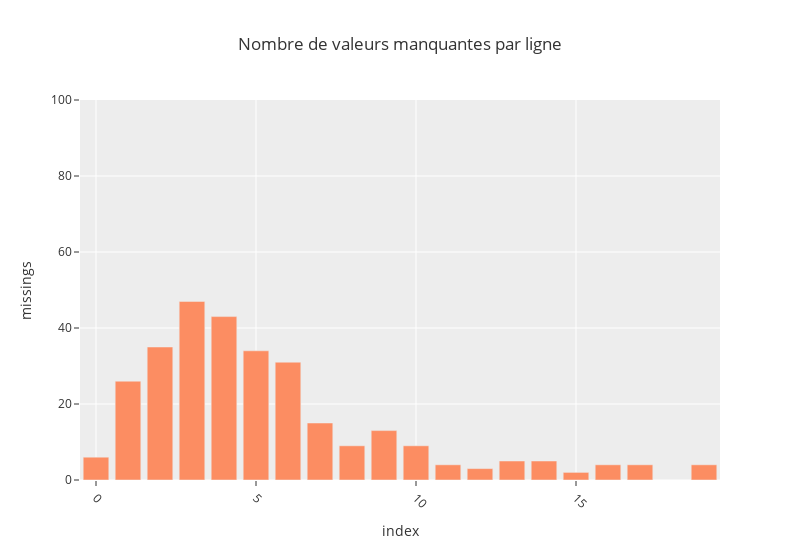

The cell this chart's notebook holds for it:
### Code cell
# valeurs manquantes par ligne
horses.isna().sum(axis=1).value_counts()

px.bar(horses.isna().sum(axis=1).value_counts(),
            title = "Nombre de valeurs manquantes par ligne",
            color_discrete_sequence = palettehex[1:2],
            template='ggplot2',
            range_y = [0,100],
            width=800,
            labels={'value':'missings'},
            color=None
            ).update_traces(showlegend=False).update_xaxes(tickangle=45)

### Figure 1 — Plotly figure (JSON) as saved in the notebook; plotly's stock layout.template omitted (floating-point values rounded to 4 significant figures)
{"data": [{"hovertemplate": "variable=count<br>index=%{x}<br>missings=%{y}<extra></extra>", "legendgroup": "count", "marker": {"color": "#fc8d62", "pattern": {"shape": ""}}, "name": "count", "orientation": "v", "showlegend": false, "textposition": "auto", "type": "bar", "x": [3, 4, 2, 5, 6, 1, 7, 9, 8, 10, 0, 14, 13, 17, 16, 11, 19, 12, 15], "xaxis": "x", "y": [47, 43, 35, 34, 31, 26, 15, 13, 9, 9, 6, 5, 5, 4, 4, 4, 4, 3, 2], "yaxis": "y"}], "layout": {"barmode": "relative", "legend": {"title": {"text": "variable"}, "tracegroupgap": 0}, "title": {"text": "Nombre de valeurs manquantes par ligne"}, "width": 800, "xaxis": {"anchor": "y", "domain": [0, 1], "tickangle": 45, "title": {"text": "index"}}, "yaxis": {"anchor": "x", "domain": [0, 1], "range": [0, 100], "title": {"text": "missings"}}}}
